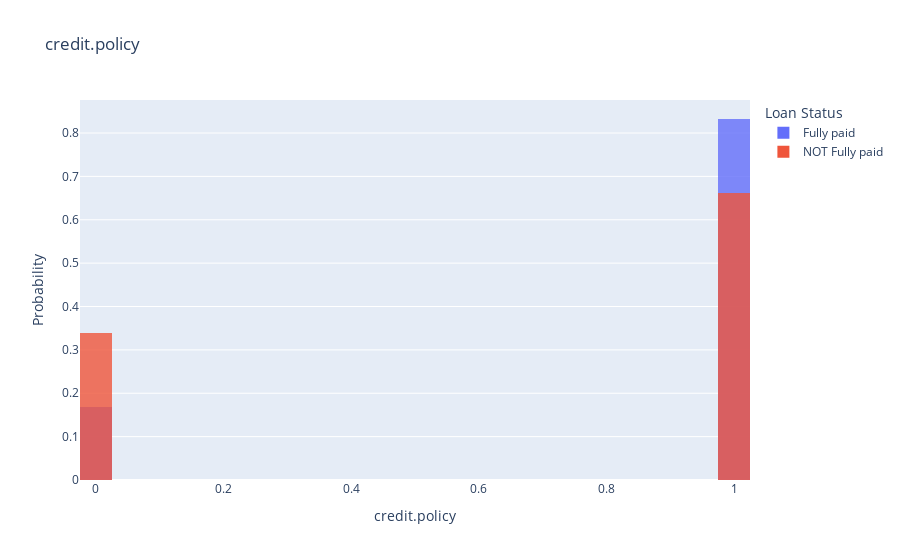
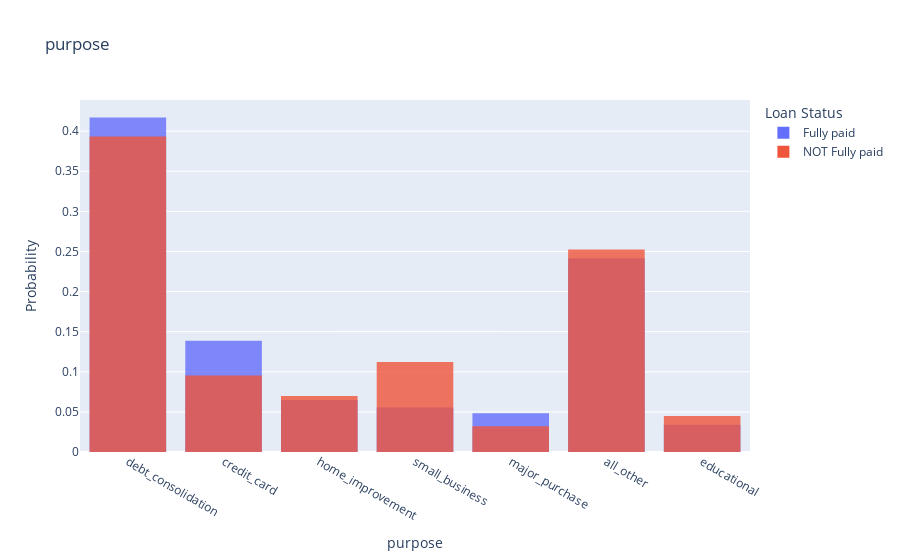
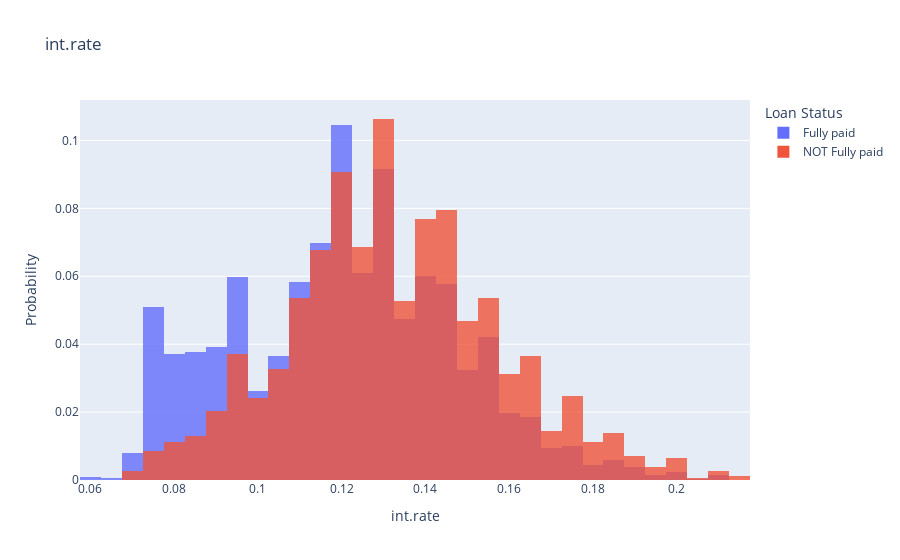
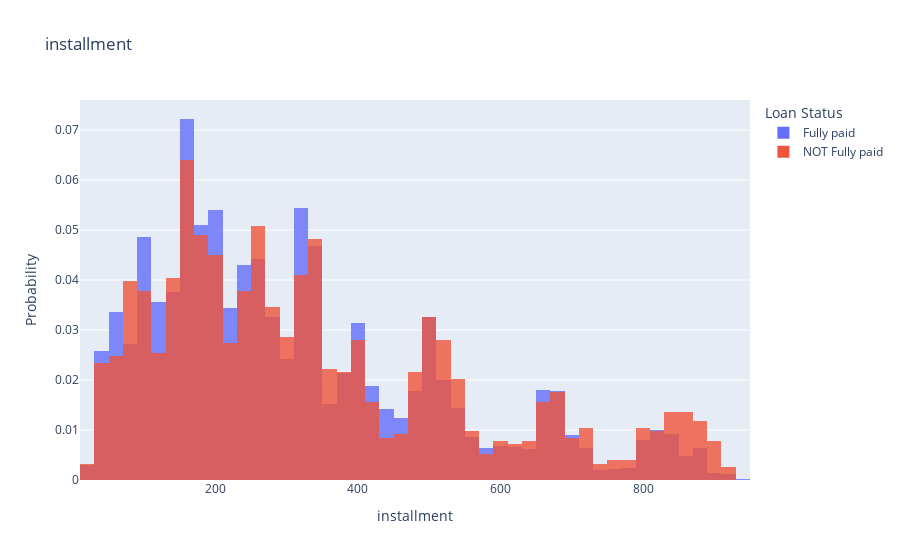

Here is the notebook cell these charts were saved with, in order:
### Markdown cell above
We have more data for loans that were not fully paid than for loans that were fully paid.<br>
To better represent the data, we will use histnorm='probability' in the px.histogram function.<br>
This will normalize the histogram such that the sum of the bar's heights equals to 1,<br>
and each bar height represents the proportion of data points in that bin.

### Code cell
for col in df.columns[:-1]:
    fig = px.histogram(df, x=col, color='not.fully.paid', nbins=50, barmode='overlay',
                       opacity=0.8, histnorm='probability', title=col,
                       labels={'not.fully.paid': 'Loan Status'}
                       )
    
    fig.update_layout(xaxis_title=col, yaxis_title='Probability')
    
    
    newnames = {'0':'Fully paid' , '1':'NOT Fully paid'}
    fig.for_each_trace(lambda t: t.update(name = newnames[t.name]))
    
    fig.show()

### Figure 1 — Plotly figure (JSON) as saved in the notebook; plotly's stock layout.template omitted (floating-point values rounded to 4 significant figures; data arrays with more than 128 entries replaced by an {"elided": "..."} marker saying what was removed)
{"data": [{"alignmentgroup": "True", "bingroup": "x", "histnorm": "probability", "hovertemplate": "Loan Status=0<br>credit.policy=%{x}<br>probability=%{y}<extra></extra>", "legendgroup": "0", "marker": {"color": "#636efa", "opacity": 0.8, "pattern": {"shape": ""}}, "name": "Fully paid", "nbinsx": 50, "offsetgroup": "0", "orientation": "v", "showlegend": true, "type": "histogram", "x": {"elided": "8045 int values"}, "xaxis": "x", "yaxis": "y"}, {"alignmentgroup": "True", "bingroup": "x", "histnorm": "probability", "hovertemplate": "Loan Status=1<br>credit.policy=%{x}<br>probability=%{y}<extra></extra>", "legendgroup": "1", "marker": {"color": "#EF553B", "opacity": 0.8, "pattern": {"shape": ""}}, "name": "NOT Fully paid", "nbinsx": 50, "offsetgroup": "1", "orientation": "v", "showlegend": true, "type": "histogram", "x": {"elided": "1533 int values"}, "xaxis": "x", "yaxis": "y"}], "layout": {"barmode": "overlay", "legend": {"title": {"text": "Loan Status"}, "tracegroupgap": 0}, "title": {"text": "credit.policy"}, "xaxis": {"anchor": "y", "domain": [0, 1], "title": {"text": "credit.policy"}}, "yaxis": {"anchor": "x", "domain": [0, 1], "title": {"text": "Probability"}}}}

### Figure 2 — Plotly figure (JSON) as saved in the notebook; plotly's stock layout.template omitted (floating-point values rounded to 4 significant figures; data arrays with more than 128 entries replaced by an {"elided": "..."} marker saying what was removed)
{"data": [{"alignmentgroup": "True", "bingroup": "x", "histnorm": "probability", "hovertemplate": "Loan Status=0<br>purpose=%{x}<br>probability=%{y}<extra></extra>", "legendgroup": "0", "marker": {"color": "#636efa", "opacity": 0.8, "pattern": {"shape": ""}}, "name": "Fully paid", "nbinsx": 50, "offsetgroup": "0", "orientation": "v", "showlegend": true, "type": "histogram", "x": {"elided": "8045 str values"}, "xaxis": "x", "yaxis": "y"}, {"alignmentgroup": "True", "bingroup": "x", "histnorm": "probability", "hovertemplate": "Loan Status=1<br>purpose=%{x}<br>probability=%{y}<extra></extra>", "legendgroup": "1", "marker": {"color": "#EF553B", "opacity": 0.8, "pattern": {"shape": ""}}, "name": "NOT Fully paid", "nbinsx": 50, "offsetgroup": "1", "orientation": "v", "showlegend": true, "type": "histogram", "x": {"elided": "1533 str values"}, "xaxis": "x", "yaxis": "y"}], "layout": {"barmode": "overlay", "legend": {"title": {"text": "Loan Status"}, "tracegroupgap": 0}, "title": {"text": "purpose"}, "xaxis": {"anchor": "y", "domain": [0, 1], "title": {"text": "purpose"}}, "yaxis": {"anchor": "x", "domain": [0, 1], "title": {"text": "Probability"}}}}

### Figure 3 — Plotly figure (JSON) as saved in the notebook; plotly's stock layout.template omitted (floating-point values rounded to 4 significant figures; data arrays with more than 128 entries replaced by an {"elided": "..."} marker saying what was removed)
{"data": [{"alignmentgroup": "True", "bingroup": "x", "histnorm": "probability", "hovertemplate": "Loan Status=0<br>int.rate=%{x}<br>probability=%{y}<extra></extra>", "legendgroup": "0", "marker": {"color": "#636efa", "opacity": 0.8, "pattern": {"shape": ""}}, "name": "Fully paid", "nbinsx": 50, "offsetgroup": "0", "orientation": "v", "showlegend": true, "type": "histogram", "x": {"elided": "8045 float values"}, "xaxis": "x", "yaxis": "y"}, {"alignmentgroup": "True", "bingroup": "x", "histnorm": "probability", "hovertemplate": "Loan Status=1<br>int.rate=%{x}<br>probability=%{y}<extra></extra>", "legendgroup": "1", "marker": {"color": "#EF553B", "opacity": 0.8, "pattern": {"shape": ""}}, "name": "NOT Fully paid", "nbinsx": 50, "offsetgroup": "1", "orientation": "v", "showlegend": true, "type": "histogram", "x": {"elided": "1533 float values"}, "xaxis": "x", "yaxis": "y"}], "layout": {"barmode": "overlay", "legend": {"title": {"text": "Loan Status"}, "tracegroupgap": 0}, "title": {"text": "int.rate"}, "xaxis": {"anchor": "y", "domain": [0, 1], "title": {"text": "int.rate"}}, "yaxis": {"anchor": "x", "domain": [0, 1], "title": {"text": "Probability"}}}}

### Figure 4 — Plotly figure (JSON) as saved in the notebook; plotly's stock layout.template omitted (floating-point values rounded to 4 significant figures; data arrays with more than 128 entries replaced by an {"elided": "..."} marker saying what was removed)
{"data": [{"alignmentgroup": "True", "bingroup": "x", "histnorm": "probability", "hovertemplate": "Loan Status=0<br>installment=%{x}<br>probability=%{y}<extra></extra>", "legendgroup": "0", "marker": {"color": "#636efa", "opacity": 0.8, "pattern": {"shape": ""}}, "name": "Fully paid", "nbinsx": 50, "offsetgroup": "0", "orientation": "v", "showlegend": true, "type": "histogram", "x": {"elided": "8045 float values"}, "xaxis": "x", "yaxis": "y"}, {"alignmentgroup": "True", "bingroup": "x", "histnorm": "probability", "hovertemplate": "Loan Status=1<br>installment=%{x}<br>probability=%{y}<extra></extra>", "legendgroup": "1", "marker": {"color": "#EF553B", "opacity": 0.8, "pattern": {"shape": ""}}, "name": "NOT Fully paid", "nbinsx": 50, "offsetgroup": "1", "orientation": "v", "showlegend": true, "type": "histogram", "x": {"elided": "1533 float values"}, "xaxis": "x", "yaxis": "y"}], "layout": {"barmode": "overlay", "legend": {"title": {"text": "Loan Status"}, "tracegroupgap": 0}, "title": {"text": "installment"}, "xaxis": {"anchor": "y", "domain": [0, 1], "title": {"text": "installment"}}, "yaxis": {"anchor": "x", "domain": [0, 1], "title": {"text": "Probability"}}}}
